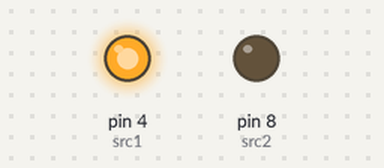
A sketch run on a simulated Arduino Uno, built with avr-gcc and run on an emulated ATmega328P. Parts: output pins drawn as LEDs (lit = HIGH). Pins used as bus, display or sensor lines are not drawn.

Above: at 5.0 s.
At 15.0 s:
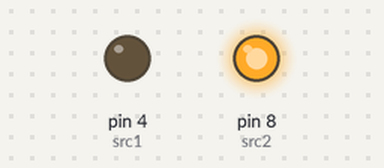
Timing chart, 0 to 26.0 s (numbered marks = the images above):
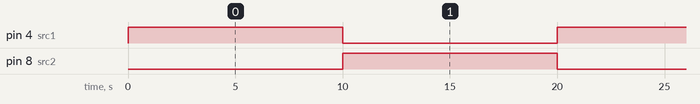

Measured:
- by itself, pin 4 (src1), pin 8 (src2): alternates HIGH for 10.0 s and LOW for 10.0 s

The sketch:

Motor_reverse.ino
```cpp
int src1 = 4 , src2 = 8 , gnd1 = 7 , gnd2 = 12, del = 10000;

void setup() {
  pinMode(src1 , OUTPUT);
  pinMode(src2 , OUTPUT);
  pinMode(gnd1 , OUTPUT);
  pinMode(gnd2 , OUTPUT);

}

void loop() {
  digitalWrite(src1 , HIGH);
  digitalWrite(gnd2 , HIGH);
  digitalWrite(src2 , LOW);
  digitalWrite(gnd1 , LOW);

  delay(del);

   digitalWrite(src1 , LOW);
  digitalWrite(gnd2 , LOW);
  digitalWrite(src2 , HIGH);
  digitalWrite(gnd1 , HIGH);

  delay(del);

}
```
